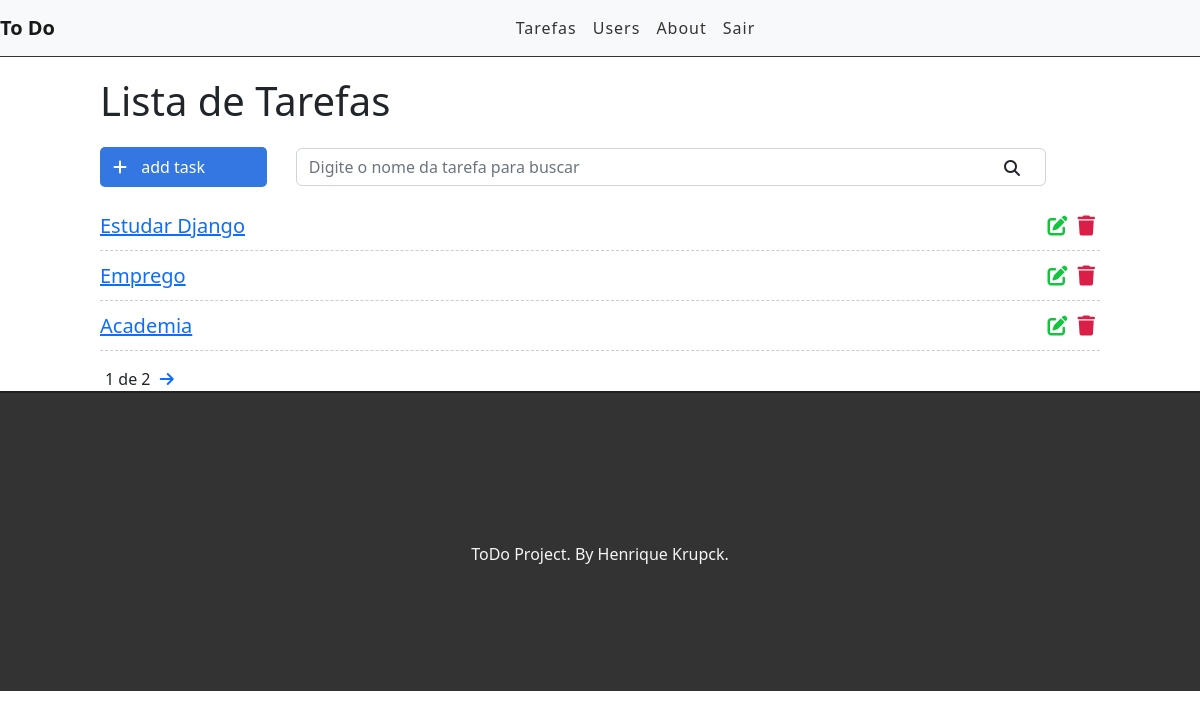
The app's page / (signed in) with its own data.
### tasks/models.py (models this page shows, shortened)
class Task(models.Model):
    STATUS = (
        ('doing', 'doing'),
        ('done', 'done')
    )
    title = models.CharField(max_length=255)
    description = models.TextField()
    done = models.CharField(
        max_length=5,
        choices=STATUS
    )
    created_at = models.DateTimeField(auto_now_add=True)
    updated_at = models.DateTimeField(auto_now=True)

### tasks/views.py (the view)
# urls.py: path("", views.taskList, name='task-list'),
@login_required
def taskList(request):
    search = request.GET.get('search')
    if search:
        tasks = Task.objects.filter(title__icontains=search)
    else:
        task_list = Task.objects.all().order_by('-created_at')
        paginator = Paginator(task_list, 3)
        page = request.GET.get('page')
        tasks = paginator.get_page(page)
    return render(request, 'tasks/list.html', {'tasks': tasks})

### tasks/templates/tasks/list.html (shortened to what this page needs)
{% extends 'base.html'%}
{% block content %}
<div class="offset-1 col-10 list-div">
    <h1>Lista de Tarefas</h1>
    <a id="add-link" href="newtask/">
        <div class="col-2 add-div">
            <i class="fas fa-plus"></i> add task
        </div>
    </a>
    <div class="col-9 search-div">
        <form method="GET" id="search-form">
            <span>
                <input class="form-control col-6" type="text" id="search" name="search" placeholder="Digite o nome da tarefa para buscar" value="{{ request.GET.search }}">
                <i class="fas fa-search" id="search-btn"></i>
            </span>
        </form>
    </div>
    <ul class="task-list">
        {% for task in tasks %}
        <li class="task-item">
            <span><a href="task/{{task.id}}">{{task.title}}</a></span>
            <a href="delete/{{task.id}}" class="delete-btn"><span><i class="fas fa-trash"></i></span></a>
            <a href="edit/{{task.id}}"><span><i class="fas fa-edit"></i></span></a>
        </li>
        {% endfor %}
    </ul>
    <div class="Pagination">
        <span class="step-links">
            {% if tasks.paginator.num_pages %}
            <span class="current">
                {{ tasks.number }} de {{ tasks.paginator.num_pages }}
            </span>
            {% endif %}
            {% if tasks.has_next %}
                <a href="?page={{ tasks.next_page_number}}"><i class="fas fa-arrow-right"></i></a>
            {% endif%}
        </span>
    </div>
</div>
{% endblock %}

### tasks/static/css/style.css (style rules this page uses)
#add-link { text-decoration: none; }
.add-div { background-color: #3476e2; cursor: pointer; display: inline-block; color: #fff; padding: 8px; border-radius: 5px; margin-right: 25px; }
.fas.fa-plus { color: #fff; margin-right: 10px; margin-left: 5px; }
.fas.fa-search { position: absolute; top: 160px; right: 180px; cursor: pointer; }
.search-div { padding: 0px; margin-top: 15px; margin-bottom: 15px; display: inline-block; }
.list-div { padding: 0; }
.task-list { padding-left: 0; }
.task-item { list-style: none; font-size: 20px; height: 50px; padding-top: 10px; border-bottom: 1px dashed #ccc; }
.fas.fa-trash, .fas.fa-edit { cursor: pointer; margin: 5px; font-size: 20px; float: right; }
.fas.fa-trash { color: #db1e47; }
.fas.fa-edit { color: #13c43f; }
.step-links { position: relative; margin-left: auto; margin-right: auto; }
.step-links .current { margin-left: 5px; margin-right: 5px; }

### records on screen
Task: title "Estudar Django"
Task: title "Emprego"
Task: title "Academia"

### other values on screen
{{ tasks.number }} "1"
{{ tasks.paginator.num_pages }} "2"
